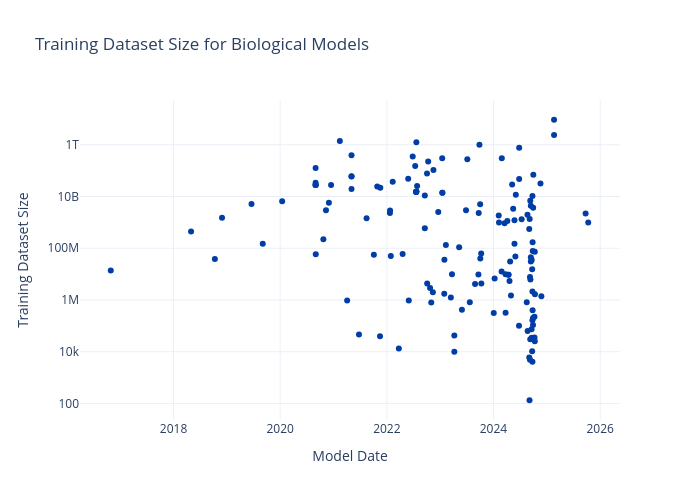

The code cell stored with this chart in its notebook:
### Code cell
plot_df = all_ai_models[all_ai_models['is_Biology'] & (all_ai_models['Model Date'] >= datetime(2010,1,1).date())]
fig = px.scatter(plot_df, 
                 x = 'Model Date', y = 'Training Dataset Size',
                 log_y = True,
                 hover_name="Model",
                 title="Training Dataset Size for Biological Models",
                 template="plotly_white",
                 color_discrete_sequence=[cset_colors[1]],
                 width = 700, height=500
                )
#fig.write_html('bio_data_size.html')
#fig.write_image('bio_data_size.png')
fig.show()

### Figure 1 — Plotly figure (JSON) as saved in the notebook; plotly's stock layout.template omitted (floating-point values rounded to 4 significant figures; data arrays with more than 128 entries replaced by an {"elided": "..."} marker saying what was removed)
{"data": [{"hovertemplate": "<b>%{hovertext}</b><br><br>Model Date=%{x}<br>Training Dataset Size=%{y}<extra></extra>", "hovertext": {"elided": "394 str values"}, "legendgroup": "", "marker": {"color": "#003DA6", "symbol": "circle"}, "mode": "markers", "name": "", "orientation": "v", "showlegend": false, "type": "scatter", "x": {"elided": "394 str values"}, "xaxis": "x", "y": {"elided": "394 float values"}, "yaxis": "y"}], "layout": {"height": 500, "legend": {"tracegroupgap": 0}, "title": {"text": "Training Dataset Size for Biological Models"}, "width": 700, "xaxis": {"anchor": "y", "domain": [0, 1], "title": {"text": "Model Date"}}, "yaxis": {"anchor": "x", "domain": [0, 1], "title": {"text": "Training Dataset Size"}, "type": "log"}}}
